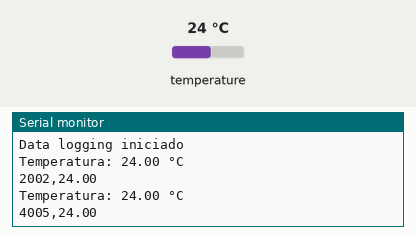
Recording of a sketch running on a simulated Arduino Uno, built with avr-gcc and run on an emulated ATmega328P. On the bench: the last lines printed to the serial monitor. The inputs (shaded band) are chosen by the test bench; at power-on: temperature 24 °C.

Above: at 4.8 s.
4.9 s: temperature set to 12 °C
At 6.6 s:
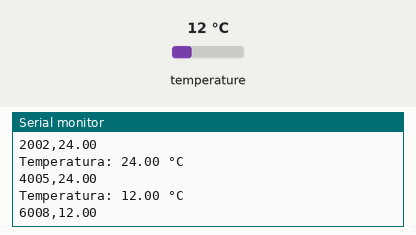
7.9 s: temperature set to 19 °C
At 9.5 s:
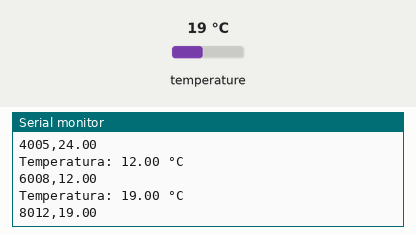
Timing chart, 0 to 11.0 s (numbered marks = the images above; inputs shaded):
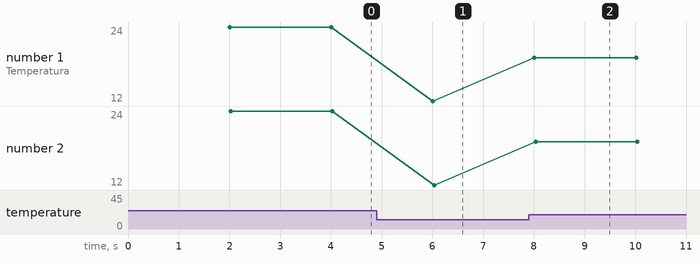

The sketch:

Data_history.ino
```cpp
// Exemplo de código para historizar um sensor de temperatura via arduino enviando dados na porta serial rs232

#include <Wire.h>
#include <Adafruit_Sensor.h>
#include <DHT.h>
#include <DHT_U.h>

// Defina o tipo de sensor e o pino onde ele está conectado
#define DHTPIN 2
#define DHTTYPE DHT11   // DHT 11

DHT_Unified dht(DHTPIN, DHTTYPE);

void setup() {
  Serial.begin(9600);
  dht.begin();
  Serial.println("Data logging iniciado");
}

void loop() {
  // Delay entre as leituras dos dados
  delay(2000);

  // Obtenha a leitura do sensor
  sensors_event_t event;
  dht.temperature().getEvent(&event);
  if (isnan(event.temperature)) {
    Serial.println("Falha ao ler do sensor de temperatura!");
  } else {
    Serial.print("Temperatura: ");
    Serial.print(event.temperature);
    Serial.println(" °C");

    // Escreve os dados no formato CSV
    Serial.print(millis());
    Serial.print(",");
    Serial.println(event.temperature);
  }
}
```

Measured:
- after the input at 4.9 s, the serial monitor: prints a new line after 1.1 s (image 1)
- after the input at 7.9 s, the serial monitor: prints a new line after 0.11 s (image 2)
- plotted number 1: 24 → 12 after the input at 4.9 s, 12 → 19 after the input at 7.9 s
- plotted number 2: 24 → 12 after the input at 4.9 s, 12 → 19 after the input at 7.9 s
